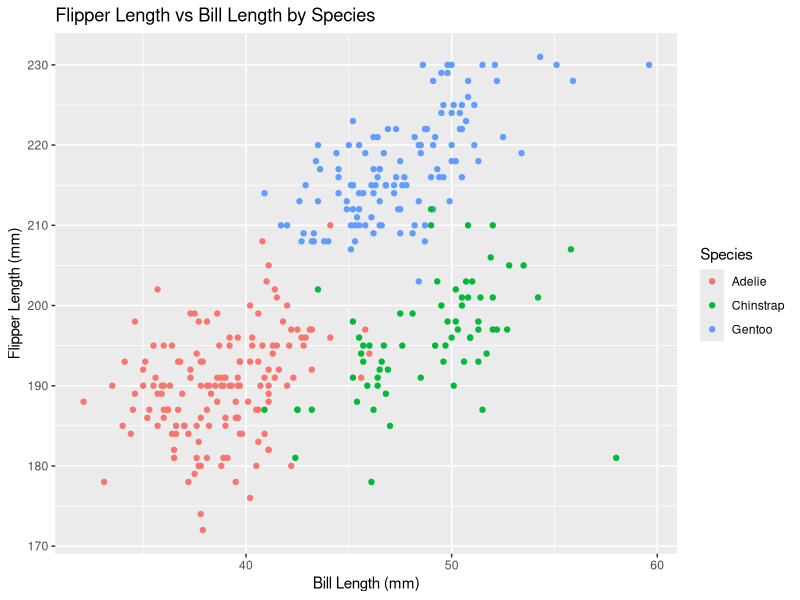

R code for this plot:
## ---- chunk 1
library(ggplot2)
data("penguins", package = "palmerpenguins")
## ---- chunk 2
str(penguins)
## ---- chunk 3
ggplot(penguins, aes(x = bill_length_mm, y = flipper_length_mm, color = species)) +
  geom_point() +
  labs(
    title = "Flipper Length vs Bill Length by Species",
    x = "Bill Length (mm)",
    y = "Flipper Length (mm)",
    color = "Species"
  ) 
## ---- chunk 4
library(tidyverse)
## ---- chunk 5
set.seed(1)
frame_df=tibble(
  vec_numeric=rnorm(10),
  vec_logical=rnorm(10)>0,
  vec_char=letters[1:10],
  vec_factor=factor(rep(c("level1", "level2", "level3"), length.out = 10))
)

print(frame_df)
## ---- chunk 6
mean_numeric=mean(pull(frame_df,vec_numeric))
mean_logical=mean(pull(frame_df,vec_logical))
mean_char=tryCatch(mean(pull(frame_df,vec_char)), error = function(e) e)
mean_factor=tryCatch(mean(pull(frame_df,vec_factor)), error = function(e) e)
